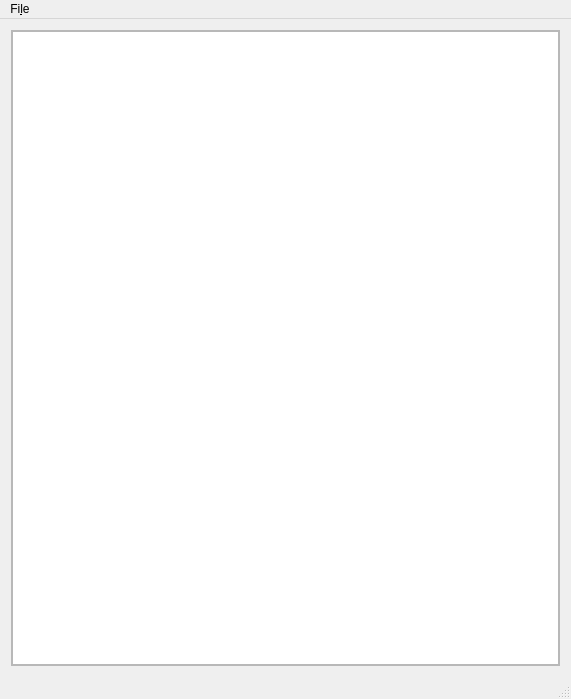
<?xml version="1.0" encoding="UTF-8"?>
<ui version="4.0">
 <class>Device_tree_window</class>
 <widget class="QMainWindow" name="Device_tree_window">
  <property name="geometry">
   <rect>
    <x>0</x>
    <y>0</y>
    <width>571</width>
    <height>699</height>
   </rect>
  </property>
  <property name="sizePolicy">
   <sizepolicy hsizetype="MinimumExpanding" vsizetype="MinimumExpanding">
    <horstretch>0</horstretch>
    <verstretch>0</verstretch>
   </sizepolicy>
  </property>
  <property name="windowTitle">
   <string>Device_tree_window</string>
  </property>
  <widget class="QWidget" name="centralWidget">
   <property name="sizePolicy">
    <sizepolicy hsizetype="MinimumExpanding" vsizetype="MinimumExpanding">
     <horstretch>0</horstretch>
     <verstretch>0</verstretch>
    </sizepolicy>
   </property>
   <layout class="QVBoxLayout" name="verticalLayout">
    <item>
     <widget class="QScrollArea" name="scrollArea">
      <property name="sizeAdjustPolicy">
       <enum>QAbstractScrollArea::AdjustToContents</enum>
      </property>
      <property name="widgetResizable">
       <bool>true</bool>
      </property>
       <widget class="QTreeView" name="device_tree">
        <property name="geometry">
         <rect>
          <x>0</x>
          <y>0</y>
          <width>541</width>
          <height>621</height>
         </rect>
        </property>
        <property name="sizeAdjustPolicy">
         <enum>QAbstractScrollArea::AdjustToContents</enum>
        </property>
        <property name="alternatingRowColors">
         <bool>true</bool>
        </property>
       </widget>
     </widget>
    </item>
   </layout>
  </widget>
  <widget class="QMenuBar" name="menuBar">
   <property name="geometry">
    <rect>
     <x>0</x>
     <y>0</y>
     <width>571</width>
     <height>30</height>
    </rect>
   </property>
   <widget class="QMenu" name="menuFile">
    <property name="title">
     <string>Fi&amp;le</string>
    </property>
    <addaction name="action_open_dtb"/>
    <addaction name="actionClose"/>
    <addaction name="actionQuit"/>
   </widget>
   <addaction name="menuFile"/>
  </widget>
  <widget class="QStatusBar" name="statusBar"/>
  <action name="actionQuit">
   <property name="text">
    <string>&amp;Quit</string>
   </property>
  </action>
  <action name="action_open_dtb">
   <property name="text">
    <string>&amp;Open DTB</string>
   </property>
   <property name="toolTip">
    <string>Open an existing dtb file</string>
   </property>
  </action>
  <action name="actionClose">
   <property name="enabled">
    <bool>false</bool>
   </property>
   <property name="text">
    <string>&amp;Close</string>
   </property>
  </action>
 </widget>
 <layoutdefault spacing="6" margin="11"/>
 <resources/>
 <connections/>
</ui>
